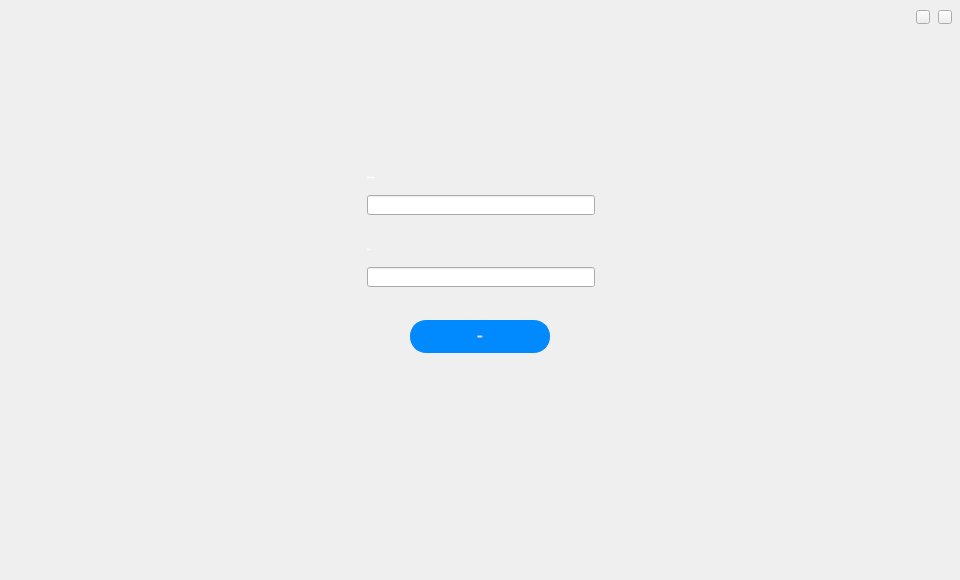
<?xml version="1.0" encoding="UTF-8"?>
<ui version="4.0">
 <class>FirstLogin</class>
 <widget class="QWidget" name="FirstLogin">
  <property name="geometry">
   <rect>
    <x>0</x>
    <y>0</y>
    <width>960</width>
    <height>580</height>
   </rect>
  </property>
  <property name="windowTitle">
   <string>FirstLogin</string>
  </property>
  <property name="styleSheet">
   <string notr="true">font: 12px &quot;微软雅黑&quot;;</string>
  </property>
  <widget class="QLineEdit" name="pwdLineEdit">
   <property name="geometry">
    <rect>
     <x>367</x>
     <y>195</y>
     <width>228</width>
     <height>20</height>
    </rect>
   </property>
   <property name="font">
    <font>
     <family>微软雅黑</family>
     <pointsize>-1</pointsize>
     <weight>50</weight>
     <italic>false</italic>
     <bold>false</bold>
    </font>
   </property>
   <property name="contextMenuPolicy">
    <enum>Qt::DefaultContextMenu</enum>
   </property>
   <property name="echoMode">
    <enum>QLineEdit::Password</enum>
   </property>
  </widget>
  <widget class="QLineEdit" name="pwdLineEdit2">
   <property name="geometry">
    <rect>
     <x>367</x>
     <y>267</y>
     <width>228</width>
     <height>20</height>
    </rect>
   </property>
   <property name="font">
    <font>
     <family>微软雅黑</family>
     <pointsize>-1</pointsize>
     <weight>50</weight>
     <italic>false</italic>
     <bold>false</bold>
    </font>
   </property>
   <property name="cursor">
    <cursorShape>IBeamCursor</cursorShape>
   </property>
   <property name="contextMenuPolicy">
    <enum>Qt::DefaultContextMenu</enum>
   </property>
   <property name="echoMode">
    <enum>QLineEdit::Password</enum>
   </property>
  </widget>
  <widget class="QLabel" name="pwdLabel">
   <property name="geometry">
    <rect>
     <x>367</x>
     <y>162</y>
     <width>130</width>
     <height>30</height>
    </rect>
   </property>
   <property name="font">
    <font>
     <family>微软雅黑</family>
     <pointsize>-1</pointsize>
     <weight>50</weight>
     <italic>false</italic>
     <bold>false</bold>
    </font>
   </property>
   <property name="styleSheet">
    <string notr="true">color: rgb(255, 255, 255);font: 13px &quot;微软雅黑&quot;;</string>
   </property>
   <property name="text">
    <string>设置您的登录密码：</string>
   </property>
  </widget>
  <widget class="QLabel" name="pwdLabel2">
   <property name="geometry">
    <rect>
     <x>367</x>
     <y>239</y>
     <width>91</width>
     <height>20</height>
    </rect>
   </property>
   <property name="font">
    <font>
     <family>微软雅黑</family>
     <pointsize>-1</pointsize>
     <weight>50</weight>
     <italic>false</italic>
     <bold>false</bold>
    </font>
   </property>
   <property name="styleSheet">
    <string notr="true">color: rgb(255, 255, 255);font: 13px &quot;微软雅黑&quot;;</string>
   </property>
   <property name="text">
    <string>再输一次：</string>
   </property>
  </widget>
  <widget class="QToolButton" name="createBtn">
   <property name="geometry">
    <rect>
     <x>410</x>
     <y>320</y>
     <width>140</width>
     <height>33</height>
    </rect>
   </property>
   <property name="font">
    <font>
     <family>微软雅黑</family>
     <pointsize>-1</pointsize>
     <weight>50</weight>
     <italic>false</italic>
     <bold>false</bold>
    </font>
   </property>
   <property name="cursor">
    <cursorShape>PointingHandCursor</cursorShape>
   </property>
   <property name="focusPolicy">
    <enum>Qt::NoFocus</enum>
   </property>
   <property name="styleSheet">
    <string notr="true">color:white;border:1px solid  rgb(0,138,254);border-radius:16px;
background-color: rgb(0,138,254);</string>
   </property>
   <property name="text">
    <string>创建新钱包</string>
   </property>
  </widget>
  <widget class="QLabel" name="tipLabel">
   <property name="geometry">
    <rect>
     <x>367</x>
     <y>377</y>
     <width>228</width>
     <height>16</height>
    </rect>
   </property>
   <property name="font">
    <font>
     <family>微软雅黑</family>
     <pointsize>-1</pointsize>
     <weight>50</weight>
     <italic>false</italic>
     <bold>false</bold>
    </font>
   </property>
   <property name="styleSheet">
    <string notr="true">color: rgb(255, 255, 255);</string>
   </property>
   <property name="text">
    <string/>
   </property>
   <property name="alignment">
    <set>Qt::AlignCenter</set>
   </property>
  </widget>
  <widget class="QLabel" name="tipLabel2">
   <property name="geometry">
    <rect>
     <x>602</x>
     <y>148</y>
     <width>316</width>
     <height>79</height>
    </rect>
   </property>
   <property name="text">
    <string/>
   </property>
  </widget>
  <widget class="QLabel" name="correctLabel">
   <property name="geometry">
    <rect>
     <x>580</x>
     <y>200</y>
     <width>16</width>
     <height>12</height>
    </rect>
   </property>
   <property name="font">
    <font>
     <family>微软雅黑</family>
     <pointsize>-1</pointsize>
     <weight>50</weight>
     <italic>false</italic>
     <bold>false</bold>
    </font>
   </property>
   <property name="text">
    <string/>
   </property>
  </widget>
  <widget class="QLabel" name="correctLabel2">
   <property name="geometry">
    <rect>
     <x>580</x>
     <y>272</y>
     <width>16</width>
     <height>12</height>
    </rect>
   </property>
   <property name="font">
    <font>
     <family>微软雅黑</family>
     <pointsize>-1</pointsize>
     <weight>50</weight>
     <italic>false</italic>
     <bold>false</bold>
    </font>
   </property>
   <property name="text">
    <string/>
   </property>
  </widget>
  <widget class="QToolButton" name="closeBtn">
   <property name="geometry">
    <rect>
     <x>938</x>
     <y>10</y>
     <width>14</width>
     <height>14</height>
    </rect>
   </property>
   <property name="cursor">
    <cursorShape>PointingHandCursor</cursorShape>
   </property>
   <property name="focusPolicy">
    <enum>Qt::NoFocus</enum>
   </property>
   <property name="text">
    <string/>
   </property>
  </widget>
  <widget class="QToolButton" name="minBtn">
   <property name="geometry">
    <rect>
     <x>916</x>
     <y>10</y>
     <width>14</width>
     <height>14</height>
    </rect>
   </property>
   <property name="cursor">
    <cursorShape>PointingHandCursor</cursorShape>
   </property>
   <property name="focusPolicy">
    <enum>Qt::NoFocus</enum>
   </property>
   <property name="text">
    <string/>
   </property>
  </widget>
 </widget>
 <layoutdefault spacing="6" margin="11"/>
 <resources/>
 <connections/>
</ui>
